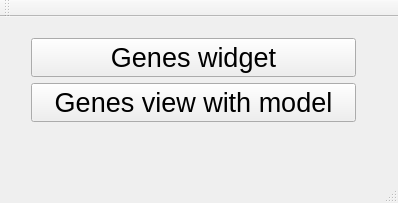
<?xml version="1.0" encoding="UTF-8"?>
<ui version="4.0">
 <class>Lecture11_demoClass</class>
 <widget class="QMainWindow" name="Lecture11_demoClass">
  <property name="geometry">
   <rect>
    <x>0</x>
    <y>0</y>
    <width>398</width>
    <height>203</height>
   </rect>
  </property>
  <property name="windowTitle">
   <string>Lecture11_demo</string>
  </property>
  <widget class="QWidget" name="centralWidget">
   <widget class="QWidget" name="layoutWidget">
    <property name="geometry">
     <rect>
      <x>20</x>
      <y>10</y>
      <width>347</width>
      <height>107</height>
     </rect>
    </property>
    <layout class="QVBoxLayout" name="verticalLayout">
     <item>
      <widget class="QPushButton" name="GenesWidgetButton">
       <property name="font">
        <font>
         <pointsize>20</pointsize>
        </font>
       </property>
       <property name="text">
        <string>Genes widget</string>
       </property>
      </widget>
     </item>
     <item>
      <widget class="QPushButton" name="GenesViewButton">
       <property name="font">
        <font>
         <pointsize>20</pointsize>
        </font>
       </property>
       <property name="text">
        <string>Genes view with model</string>
       </property>
      </widget>
     </item>
    </layout>
   </widget>
  </widget>
  <widget class="QMenuBar" name="menuBar">
   <property name="geometry">
    <rect>
     <x>0</x>
     <y>0</y>
     <width>398</width>
     <height>26</height>
    </rect>
   </property>
  </widget>
  <widget class="QToolBar" name="mainToolBar">
   <attribute name="toolBarArea">
    <enum>TopToolBarArea</enum>
   </attribute>
   <attribute name="toolBarBreak">
    <bool>false</bool>
   </attribute>
  </widget>
  <widget class="QStatusBar" name="statusBar"/>
 </widget>
 <layoutdefault spacing="6" margin="11"/>
 <resources>
  <include location="lecture11_demo.qrc"/>
 </resources>
 <connections/>
</ui>
